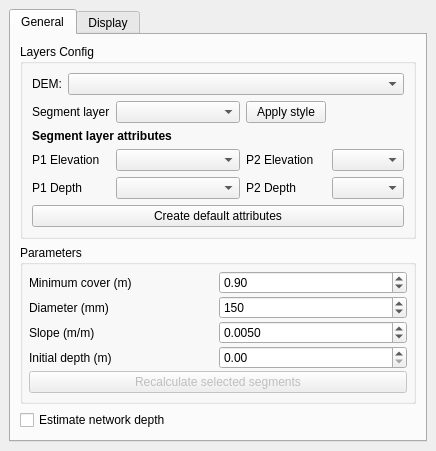
<?xml version="1.0" encoding="UTF-8"?>
<ui version="4.0">
 <class>SewerageDepthEstimatorDockWidgetBase</class>
 <widget class="QDockWidget" name="SewerageDepthEstimatorDockWidgetBase">
  <property name="geometry">
   <rect>
    <x>0</x>
    <y>0</y>
    <width>232</width>
    <height>141</height>
   </rect>
  </property>
  <property name="windowTitle">
   <string>Sewerage Depth Estimator</string>
  </property>
  <widget class="QWidget" name="dockWidgetContents">
   <layout class="QVBoxLayout" name="verticalLayout">
    <item>
     <widget class="QTabWidget" name="tabWidget">
      <property name="currentIndex">
       <number>0</number>
      </property>
      <widget class="QWidget" name="tabGeneral">
       <attribute name="title">
        <string>General</string>
       </attribute>
       <layout class="QVBoxLayout" name="verticalLayoutGeneral">
         <item>
          <widget class="QGroupBox" name="grpInputDem">
           <property name="title">
            <string>Layers Config</string>
           </property>
           <property name="maximumHeight">
            <number>300</number>
           </property>
           <layout class="QVBoxLayout" name="vLayoutLayersConfig">
            <item>
             <layout class="QHBoxLayout" name="hLayoutDem">
              <item>
               <widget class="QLabel" name="lblDemLayer">
                <property name="text">
                 <string>DEM:</string>
                </property>
               </widget>
              </item>
              <item>
               <widget class="QComboBox" name="cmbDemLayer">
                <property name="sizePolicy">
                 <sizepolicy hsizetype="Expanding" vsizetype="Fixed">
                  <horstretch>0</horstretch>
                  <verstretch>0</verstretch>
                 </sizepolicy>
                </property>
               </widget>
              </item>
             </layout>
            </item>
            <item>
             <layout class="QGridLayout" name="gridLayoutLayersInGeneral">
              <item row="0" column="0">
               <widget class="QLabel" name="lblLineLayer">
                <property name="text">
                 <string>Segment layer</string>
                </property>
               </widget>
              </item>
              <item row="0" column="1">
               <widget class="QComboBox" name="cmbLineLayer">
                <property name="sizePolicy">
                 <sizepolicy hsizetype="Expanding" vsizetype="Fixed">
                  <horstretch>0</horstretch>
                  <verstretch>0</verstretch>
                 </sizepolicy>
                </property>
               </widget>
              </item>
              <item row="0" column="2">
               <widget class="QPushButton" name="btnApplyStyle">
                <property name="text">
                 <string>Apply style</string>
                </property>
                <property name="toolTip">
                 <string>Apply default sewerage style to the selected segment layer</string>
                </property>
                <property name="maximumWidth">
                 <number>80</number>
                </property>
               </widget>
              </item>
              <!-- Subtitle for attributes to keep labels compact -->
              <item row="1" column="0" colspan="3">
               <widget class="QLabel" name="lblSegmentAttrsTitle">
                <property name="text">
                 <string>&lt;b&gt;Segment layer attributes&lt;/b&gt;</string>
                </property>
               </widget>
              </item>
              <item row="2" column="0">
               <widget class="QLabel" name="lblP1Elev">
                <property name="text">
                 <string>P1 Elevation</string>
                </property>
               </widget>
              </item>
              <item row="2" column="1">
               <widget class="QComboBox" name="cmbP1Elev"/>
              </item>
              <item row="2" column="2">
               <widget class="QLabel" name="lblP2Elev">
                <property name="text">
                 <string>P2 Elevation</string>
                </property>
               </widget>
              </item>
              <item row="2" column="3">
               <widget class="QComboBox" name="cmbP2Elev"/>
              </item>
              <item row="3" column="0">
               <widget class="QLabel" name="lblP1H">
                <property name="text">
                 <string>P1 Depth</string>
                </property>
               </widget>
              </item>
              <item row="3" column="1">
               <widget class="QComboBox" name="cmbP1H"/>
              </item>
              <item row="3" column="2">
               <widget class="QLabel" name="lblP2H">
                <property name="text">
                 <string>P2 Depth</string>
                </property>
               </widget>
              </item>
              <item row="3" column="3">
               <widget class="QComboBox" name="cmbP2H"/>
              </item>
              <item row="4" column="0" colspan="4">
               <widget class="QPushButton" name="btnCreateDefaultAttrs">
                <property name="text">
                 <string>Create default attributes</string>
                </property>
               </widget>
              </item>
             </layout>
            </item>
           </layout>
          </widget>
         </item>
         <!-- Removed CRS selection: measurement CRS follows vector layer CRS -->
         
         <item>
          <widget class="QGroupBox" name="grpParams">
           <property name="title">
            <string>Parameters</string>
           </property>
           <layout class="QGridLayout" name="gridLayoutParams">
            <property name="spacing">
             <number>2</number>
            </property>
            <property name="leftMargin">
             <number>6</number>
            </property>
            <property name="topMargin">
             <number>6</number>
            </property>
            <property name="rightMargin">
             <number>6</number>
            </property>
            <property name="bottomMargin">
             <number>6</number>
            </property>
            <item row="0" column="0">
             <widget class="QLabel" name="lblMinCover">
              <property name="text">
               <string>Minimum cover (m)</string>
              </property>
             </widget>
            </item>
            <item row="0" column="1">
             <widget class="QDoubleSpinBox" name="spnMinCover">
              <property name="decimals">
               <number>2</number>
              </property>
              <property name="minimum">
               <double>0.000000000000000</double>
              </property>
              <property name="maximum">
               <double>100.000000000000000</double>
              </property>
              <property name="singleStep">
               <double>0.050000000000000</double>
              </property>
              <property name="value">
               <double>0.900000000000000</double>
              </property>
             </widget>
            </item>
            <item row="1" column="0">
             <widget class="QLabel" name="lblDiameter">
              <property name="text">
               <string>Diameter (mm)</string>
              </property>
             </widget>
            </item>
            <item row="1" column="1">
             <widget class="QSpinBox" name="spnDiameter">
              <property name="minimum">
               <number>1</number>
              </property>
              <property name="maximum">
               <number>3000</number>
              </property>
              <property name="singleStep">
               <number>10</number>
              </property>
              <property name="value">
               <number>150</number>
              </property>
             </widget>
            </item>
            <item row="2" column="0">
             <widget class="QLabel" name="lblSlope">
              <property name="text">
               <string>Slope (m/m)</string>
              </property>
             </widget>
            </item>
            <item row="2" column="1">
             <widget class="QDoubleSpinBox" name="spnSlope">
              <property name="decimals">
               <number>4</number>
              </property>
              <property name="minimum">
               <double>0.000000000000000</double>
              </property>
              <property name="maximum">
               <double>1.000000000000000</double>
              </property>
              <property name="singleStep">
               <double>0.001000000000000</double>
              </property>
              <property name="value">
               <double>0.005000000000000</double>
              </property>
             </widget>
            </item>
            <item row="3" column="0">
             <widget class="QLabel" name="lblInitialDepth">
              <property name="text">
               <string>Initial depth (m)</string>
              </property>
             </widget>
            </item>
            <item row="3" column="1">
             <widget class="QDoubleSpinBox" name="spnInitialDepth">
              <property name="decimals">
               <number>2</number>
              </property>
              <property name="minimum">
               <double>0.000000000000000</double>
              </property>
              <property name="maximum">
               <double>100.000000000000000</double>
              </property>
              <property name="singleStep">
               <double>0.050000000000000</double>
              </property>
              <property name="value">
               <double>0.000000000000000</double>
              </property>
             </widget>
            </item>
            <item row="4" column="0" colspan="2">
             <widget class="QPushButton" name="btnRecalculateSelected">
              <property name="text">
               <string>Recalculate selected segments</string>
              </property>
              <property name="toolTip">
               <string>Recalculate depths for selected segments using current parameters</string>
              </property>
              <property name="enabled">
               <bool>false</bool>
              </property>
             </widget>
            </item>
           </layout>
          </widget>
         </item>
        <item>
         <widget class="QCheckBox" name="chkEstimateDepth">
          <property name="text">
           <string>Estimate network depth</string>
          </property>
          <property name="toolTip">
           <string>Enable a floating readout that shows interpolated DEM elevation near the cursor</string>
          </property>
         </widget>
        </item>
        <item>
         <spacer name="spacerGeneral">
          <property name="orientation">
           <enum>Qt::Vertical</enum>
          </property>
          <property name="sizeType">
           <enum>QSizePolicy::Fixed</enum>
          </property>
          <property name="sizeHint" stdset="0">
           <size>
            <width>20</width>
            <height>1</height>
           </size>
          </property>
         </spacer>
        </item>
       </layout>
      </widget>
       <!-- Removed Parameters tab; parameters moved to General tab -->
      <widget class="QWidget" name="tabDisplay">
       <attribute name="title">
        <string>Display</string>
       </attribute>
       <layout class="QVBoxLayout" name="verticalLayoutDisplayTab">
         <!-- Removed "Floater display" label for cleaner UI -->
        <item>
         <widget class="QGroupBox" name="grpShownValues">
          <property name="title">
           <string>Shown values</string>
          </property>
          <layout class="QHBoxLayout" name="hLayoutDisplay">
           <item>
            <widget class="QCheckBox" name="chkShowExt">
             <property name="text">
              <string>Extension</string>
             </property>
             <property name="checked">
              <bool>true</bool>
             </property>
            </widget>
           </item>
           <item>
            <widget class="QCheckBox" name="chkShowElev">
             <property name="text">
              <string>Elevation</string>
             </property>
             <property name="checked">
              <bool>true</bool>
             </property>
            </widget>
           </item>
           <item>
            <widget class="QCheckBox" name="chkShowDepth">
             <property name="text">
              <string>Depth</string>
             </property>
             <property name="checked">
              <bool>true</bool>
             </property>
            </widget>
           </item>
          </layout>
         </widget>
        </item>
        <item>
         <widget class="QGroupBox" name="grpTextStyle">
          <property name="title">
           <string>Text style</string>
          </property>
          <layout class="QGridLayout" name="gridLayoutTextStyle">
           <item row="0" column="0">
            <widget class="QLabel" name="lblFont">
             <property name="text">
              <string>Font:</string>
             </property>
            </widget>
           </item>
           <item row="0" column="1">
            <widget class="QFontComboBox" name="fontCombo"/>
           </item>
           <item row="0" column="2">
            <widget class="QLabel" name="lblFontSize">
             <property name="text">
              <string>Size:</string>
             </property>
            </widget>
           </item>
            <item row="0" column="3">
             <widget class="QSpinBox" name="spnFontSize">
             <property name="minimum">
              <number>6</number>
             </property>
             <property name="maximum">
              <number>48</number>
             </property>
             <property name="value">
               <number>11</number>
             </property>
            </widget>
           </item>
           <item row="1" column="0" colspan="2">
            <widget class="QCheckBox" name="chkBoldLabels">
             <property name="text">
              <string>Bold label names (ext/elev/depth)</string>
             </property>
             <property name="checked">
              <bool>true</bool>
             </property>
            </widget>
           </item>
           <item row="2" column="0">
            <widget class="QLabel" name="lblTextColor">
             <property name="text">
              <string>Text color:</string>
             </property>
            </widget>
           </item>
           <item row="2" column="1">
            <widget class="QWidget" name="textColorContainer"/>
           </item>
          </layout>
         </widget>
        </item>
        <item>
         <widget class="QGroupBox" name="grpBubbleStyle">
          <property name="title">
           <string>Bubble style</string>
          </property>
          <layout class="QGridLayout" name="gridLayoutBubbleStyle">
           <item row="0" column="0">
            <widget class="QLabel" name="lblLayoutMode">
             <property name="text">
              <string>Layout:</string>
             </property>
            </widget>
           </item>
           <item row="0" column="1">
            <widget class="QComboBox" name="cmbLabelLayout">
             <item>
              <property name="text">
               <string>Vertical</string>
              </property>
             </item>
             <item>
              <property name="text">
               <string>Horizontal</string>
              </property>
             </item>
            </widget>
           </item>
           <item row="1" column="0">
            <widget class="QLabel" name="lblBgColor">
             <property name="text">
              <string>Background color:</string>
             </property>
            </widget>
           </item>
           <item row="1" column="1">
            <widget class="QWidget" name="bgColorContainer"/>
           </item>
           <item row="2" column="0">
            <widget class="QLabel" name="lblCornerRadius">
             <property name="text">
              <string>Corner radius</string>
             </property>
            </widget>
           </item>
           <item row="2" column="1">
            <widget class="QDoubleSpinBox" name="spnCornerRadius">
             <property name="decimals">
              <number>1</number>
             </property>
             <property name="minimum">
              <double>0.000000000000000</double>
             </property>
             <property name="maximum">
              <double>50.000000000000000</double>
             </property>
             <property name="singleStep">
              <double>0.500000000000000</double>
             </property>
             <property name="value">
              <double>3.500000000000000</double>
             </property>
            </widget>
           </item>
           <item row="3" column="0">
            <widget class="QLabel" name="lblOffsetX">
             <property name="text">
              <string>Offset X</string>
             </property>
            </widget>
           </item>
           <item row="3" column="1">
            <widget class="QSpinBox" name="spnOffsetX">
             <property name="minimum">
              <number>-100</number>
             </property>
             <property name="maximum">
              <number>100</number>
             </property>
             <property name="value">
              <number>14</number>
             </property>
            </widget>
           </item>
           <item row="4" column="0">
            <widget class="QLabel" name="lblOffsetY">
             <property name="text">
              <string>Offset Y</string>
             </property>
            </widget>
           </item>
           <item row="4" column="1">
            <widget class="QSpinBox" name="spnOffsetY">
             <property name="minimum">
              <number>-100</number>
             </property>
             <property name="maximum">
              <number>100</number>
             </property>
             <property name="value">
              <number>10</number>
             </property>
            </widget>
           </item>
          </layout>
         </widget>
        </item>
        <item>
         <widget class="QPushButton" name="btnRestoreDefaultStyle">
          <property name="text">
           <string>Restore default style</string>
          </property>
         </widget>
        </item>
        <item>
         <spacer name="spacerDisplay">
          <property name="orientation">
           <enum>Qt::Vertical</enum>
          </property>
          <property name="sizeType">
           <enum>QSizePolicy::Fixed</enum>
          </property>
          <property name="sizeHint" stdset="0">
           <size>
            <width>20</width>
            <height>1</height>
           </size>
          </property>
         </spacer>
        </item>
       </layout>
      </widget>
       <!-- Removed Layers tab; moved into General tab under Layers Config -->
     </widget>
    </item>
   </layout>
  </widget>
 </widget>
 <resources/>
 <connections/>
</ui>
